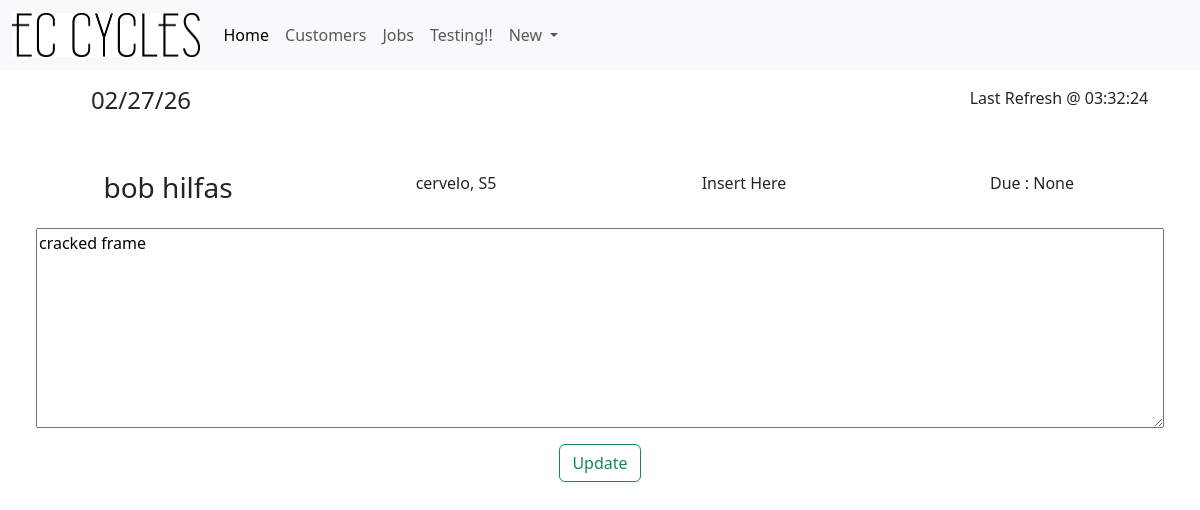
Screenshot of /ViewJobCard/1 with the database file from the repository.
### tables this page shows
CREATE TABLE "Jobs" (
	"JobID"	INTEGER NOT NULL UNIQUE,
	"Cust_ID"	INTEGER NOT NULL,
	"BikeBrand"	TEXT,
	"BikeModel"	TEXT,
	"JobDetails"	TEXT,
	"DueDate"	DATE ,
	PRIMARY KEY("JobID" AUTOINCREMENT)
);

CREATE TABLE "Customers" (
	"Cust_ID"	INTEGER NOT NULL UNIQUE,
	"CustFName"	TEXT NOT NULL,
	"CustLName"	TEXT,
	"CustAddress"	TEXT,
	"CustPNumber"	INTEGER,
	"CustEmail"	INTEGER,
	"CustDetails"	TEXT,
	PRIMARY KEY("Cust_ID" AUTOINCREMENT)
);

### app.py (the view, shortened to what this page needs)
@app.route('/ViewJobCard/<int:id>', methods=['GET', 'POST'] )
def ViewJobCard(id):
   time = time_gen()
   conn = get_db_conn()
   sql = "SELECT jobs.* ,Customers.CustFName,Customers.CustLName FROM Jobs INNER JOIN Customers ON Customers.Cust_ID = Jobs.Cust_ID WHERE JobID=?;"
   JobInfo = conn.execute(sql,(id,)).fetchall()
   return render_template('viewjobcard.html', jobInfo=JobInfo, time=time)

### app.py (called while the page is built)
def time_gen():
    time_dict = {"":""}
    day_info = datetime.datetime.now()
    date = day_info.strftime("%x")
    time = day_info.strftime("%X")
    time_dict["Date"] = date
    time_dict["Time"] = time
    return time_dict

def get_db_conn():
    conn = sqlite3.connect('JobCards.db')
    conn.row_factory = sqlite3.Row
    return conn

### Templates/viewjobcard.html (shortened to what this page needs)
{% extends 'base.html' %}
{% block content %}
<div class="p-5">
    <div class="row mb-3 text-center">
        {% for jobInfo in jobInfo %}
        <div class="col-3 themed-grid-col">
            <h3>{{ jobInfo.CustFName }} {{ jobInfo.CustLName }}</h3>
        </div>
        <div class="col-3 themed-grid-col"><p>{{ jobInfo.BikeBrand }}, {{ jobInfo.BikeModel }}</p></div>
        <div class="col-3 themed-grid-col">Insert Here</div>
        <div class="col-3 themed-grid-col">Due : {{ jobInfo.DueDate }}</div>
    </div>
    <form method="post">
        <div class="card-body">
            <textarea name="JobDetails" style="height: 200px;"class="col-12 col-md-12 col-lg-12">{{jobInfo.JobDetails}}</textarea>
        </div>
        {% endfor %}
        <button class="btn btn-outline-success m-3" type="submit">Update</button>
    </form>
</div>
{% endblock %}

### rows the page displays
Jobs: CustFName "bob", CustLName "hilfas", BikeBrand "cervelo", BikeModel "S5", DueDate "None", JobDetails "cracked frame"

### other values shown
{{ time["Date"] }} "02/27/26"
{{ time["Time"] }} "03:32:24"
